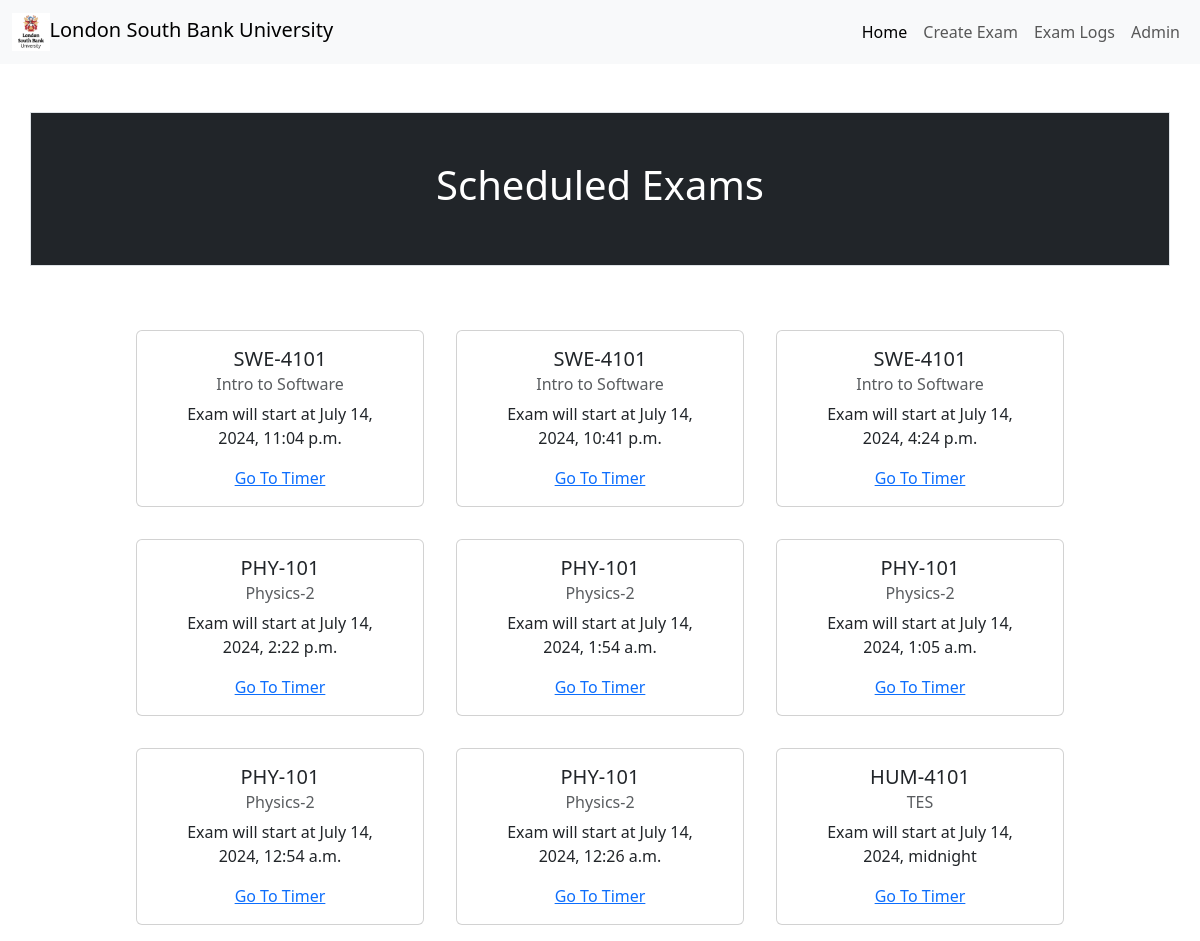
Page / (signed in) on the earlier database version.
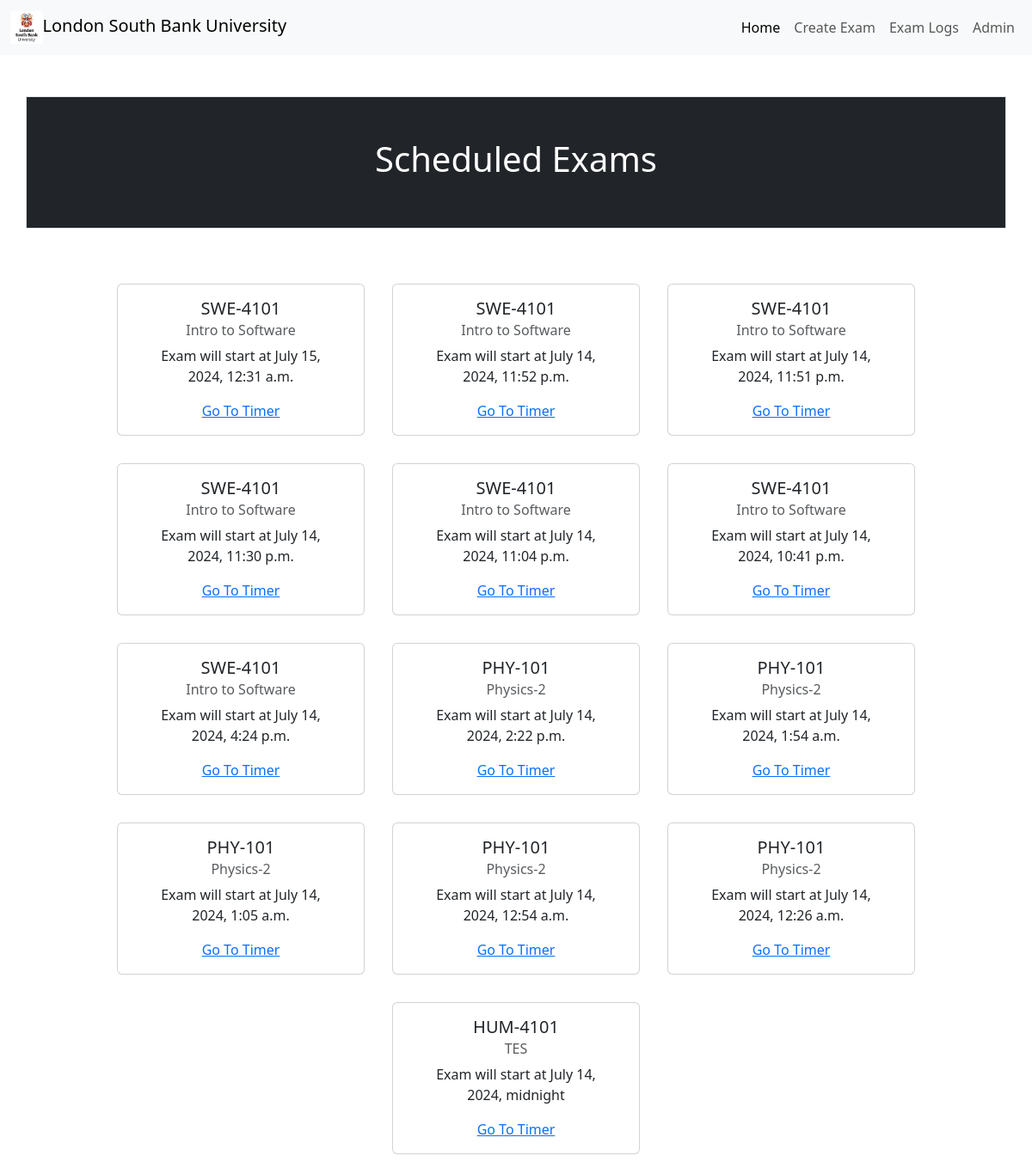
Same page on the later database version.
### app/models.py (models this page shows)
class Exam(models.Model):
    course_name = models.CharField(max_length=100)
    course_code = models.CharField(max_length=100)
    start_time = models.DateTimeField()
    end_time = models.DateTimeField()
    no_leave_start = models.DurationField()
    no_leave_end = models.DurationField()

### app/views.py (the view)
# urls.py: path('', views.exam_list, name="")
def exam_list(request):
    exams = Exam.objects.order_by('-start_time')[:20]
    context = { 'exams' : exams}
    return render(request, 'app/exam_list.html', context=context)

### app/templates/app/exam_list.html (shortened to what this page needs)
<!DOCTYPE html>
<html>
    <head>
        <link href="https://cdn.jsdelivr.net/npm/bootstrap@5.3.3/dist/css/bootstrap.min.css" rel="stylesheet">
        {% load static %}
        <link href="{% static 'app/style.css' %}" rel="stylesheet">
    </head>
    <body>
            <nav class="navbar navbar-expand-sm bg-light">
                <div class="container-fluid">
                        <a class="navbar-brand" href="{% url '' %}"><img src="{% static 'app/images/Logo.jpg' %}" width='37.5' heigh="30">London South Bank University</img></a>
                    <ul class="navbar-nav">
                        <li class="nav-item"><a class="nav-link active" href="{% url '' %}">Home</a></li>
                        {%if request.user.is_superuser %}
                        <li class="nav-item"><a class="nav-link" href="{% url 'create_exam' %}">Create Exam</a></li>
                        <li class="nav-item"><a class="nav-link" href="{% url 'admin:app_examlog_changelist' %}">Exam Logs</a></li>
                        <li class="nav-item"><a class="nav-link" href="{% url 'admin:index' %}">Admin</a></li>
                        {% else %}
                        <li class="nav-item"><a class="nav-link" href="{% url 'admin:index' %}">Log In</a></li>
                        {% endif %}
                    </ul>
                </div>
            </nav>
            <div class="container p-5 my-5 border text-center bg-dark text-white">
            <h1>Scheduled Exams</h1>
            </div>
            <div class="row justify-content-center">
            {%if request.user.is_superuser %}
                    {% for exam in exams %}
                            <div class="card text-center m-3" style="width : 18rem">
                                <div class="card-body">
                                    <h5 class="card-title">{{ exam.course_code }}</h5>
                                        <h6 class="card-subtitle mb-2 text-body-secondary">{{ exam.course_name }}</h6>
                                            <p class="card-text" id="card-text">Exam will start at {{ exam.start_time }}</p>
                                            <a href="{% url 'exam_timer' exam.id %}">Go To Timer</a>
                                </div>
                            </div>
                        {% empty %}
                        <div class="text-center">
                            <h4>No exams have been scheduled yet!</h4>
                        </div>
                    {% endfor %}
            {% else %}
            <div class="text-center">
                <h4>You are not logged in</h4>
                <p class ="text-muted"><a href="{% url 'admin:index' %}">Log in now!</a></small>
            </div>
            {% endif %}
            </div>
    </body>
</html>

Differences in the rows shown:
added Exam: course_code "SWE-4101", course_name "Intro to Software", start_time "July 15, 2024, 12:31 a.m."
added Exam: course_code "SWE-4101", course_name "Intro to Software", start_time "July 14, 2024, 11:52 p.m."
added Exam: course_code "SWE-4101", course_name "Intro to Software", start_time "July 14, 2024, 11:51 p.m."
added Exam: course_code "SWE-4101", course_name "Intro to Software", start_time "July 14, 2024, 11:30 p.m."
